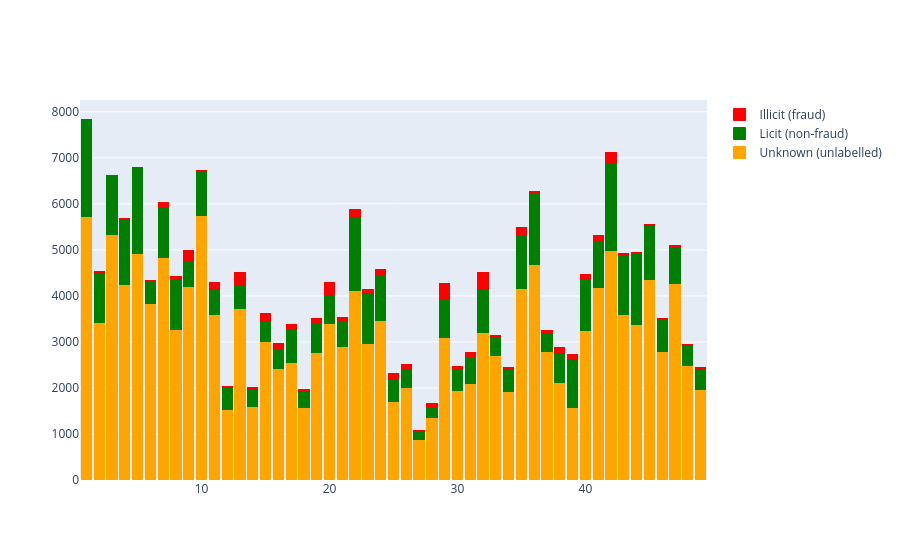

Notebook code cell kept with this figure:
### Code cell
grouped_class = df_txs_features[['Time step','class']].groupby(['Time step','class']).size().to_frame().reset_index()

timesteps = list(range(1,50))

fig = go.Figure(data = [
    go.Bar(name="Unknown (unlabelled)",x=timesteps,y=grouped_class[grouped_class['class'] == 3][0],marker = dict(color = 'orange', line = dict(color = 'orange',width=1))),
    go.Bar(name="Licit (non-fraud)",x=timesteps,y=grouped_class[grouped_class['class'] == 2][0],marker = dict(color = 'green', line = dict(color = 'green',width=1))),
    go.Bar(name="Illicit (fraud)",x=timesteps,y=grouped_class[grouped_class['class'] == 1][0],marker = dict(color = 'red', line = dict(color = 'red',width=1)))
])

fig.update_layout(barmode='stack')

### Figure 1 — Plotly figure (JSON) as saved in the notebook; plotly's stock layout.template omitted (floating-point values rounded to 4 significant figures)
{"data": [{"marker": {"color": "orange", "line": {"color": "orange", "width": 1}}, "name": "Unknown (unlabelled)", "type": "bar", "x": [1, 2, 3, 4, 5, 6, 7, 8, 9, 10, 11, 12, 13, 14, 15, 16, 17, 18, 19, 20, 21, 22, 23, 24, 25, 26, 27, 28, 29, 30, 31, 32, 33, 34, 35, 36, 37, 38, 39, 40, 41, 42, 43, 44, 45, 46, 47, 48, 49], "y": [5725, 3423, 5342, 4249, 4919, 3843, 4836, 3274, 4214, 5755, 3599, 1539, 3718, 1605, 3013, 2433, 2562, 1581, 2761, 3390, 2894, 4124, 2975, 3458, 1713, 2002, 881, 1368, 3094, 1952, 2093, 3201, 2707, 1922, 4154, 4680, 2798, 2127, 1566, 3250, 4185, 4983, 3592, 3374, 4360, 2801, 4269, 2483, 1972]}, {"marker": {"color": "green", "line": {"color": "green", "width": 1}}, "name": "Licit (non-fraud)", "type": "bar", "x": [1, 2, 3, 4, 5, 6, 7, 8, 9, 10, 11, 12, 13, 14, 15, 16, 17, 18, 19, 20, 21, 22, 23, 24, 25, 26, 27, 28, 29, 30, 31, 32, 33, 34, 35, 36, 37, 38, 39, 40, 41, 42, 43, 44, 45, 46, 47, 48, 49], "y": [2102, 1088, 1268, 1410, 1874, 480, 1088, 1090, 529, 954, 559, 484, 507, 372, 463, 402, 712, 336, 665, 637, 540, 1596, 1104, 985, 476, 421, 172, 199, 843, 440, 576, 970, 418, 477, 1150, 1563, 406, 636, 1070, 1096, 1011, 1903, 1303, 1554, 1193, 709, 814, 435, 420]}, {"marker": {"color": "red", "line": {"color": "red", "width": 1}}, "name": "Illicit (fraud)", "type": "bar", "x": [1, 2, 3, 4, 5, 6, 7, 8, 9, 10, 11, 12, 13, 14, 15, 16, 17, 18, 19, 20, 21, 22, 23, 24, 25, 26, 27, 28, 29, 30, 31, 32, 33, 34, 35, 36, 37, 38, 39, 40, 41, 42, 43, 44, 45, 46, 47, 48, 49], "y": [17, 18, 11, 30, 8, 5, 102, 67, 248, 18, 131, 16, 291, 43, 147, 128, 99, 52, 80, 260, 100, 158, 53, 137, 118, 96, 24, 85, 329, 83, 106, 342, 23, 37, 182, 33, 40, 111, 81, 112, 116, 239, 24, 24, 5, 2, 22, 36, 56]}], "layout": {"barmode": "stack"}}
